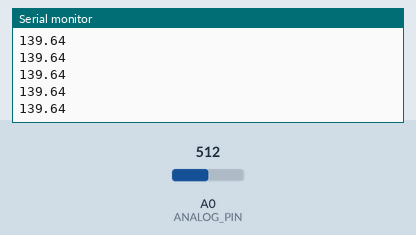
Recording of a sketch running on a simulated Arduino Uno, built with avr-gcc and run on an emulated ATmega328P. Parts: the last lines printed to the serial monitor. The test bench sets the inputs (shaded band); at power-on: A0 (ANALOG_PIN) = 512.

Above: at 1.2 s.
1.3 s: A0 (ANALOG_PIN) set to 716
At 2.2 s:
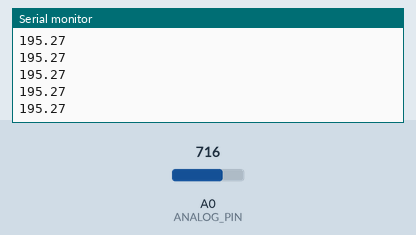
2.8 s: A0 (ANALOG_PIN) set to 900
At 3.7 s:
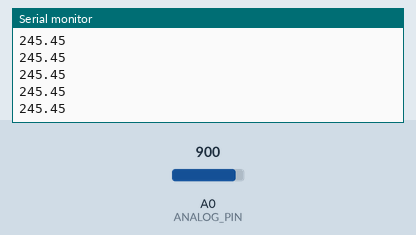
Timing chart, 0 to 5.8 s (numbered marks = the images above; inputs shaded):
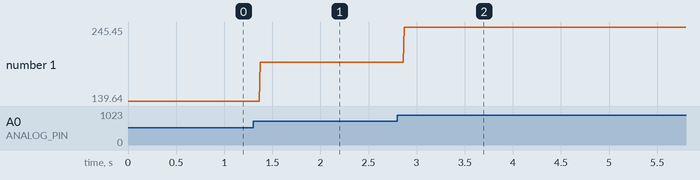

Measured:
- after the input at 1.3 s, the serial monitor: prints a new line after 0.07 s (image 1)
- after the input at 2.8 s, the serial monitor: prints a new line after 0.07 s (image 2)
- plotted number 1: 139.64 → 195.27 after the input at 1.3 s, 195.27 → 245.45 after the input at 2.8 s

The sketch:

Tarea_1.2.ino
```cpp
#define ANALOG_PIN A0
#define MAX_ADC_VALUE 1023
#define MAX_ANGLE 279.0f

// Para obtener el ángulo máximo del pote:
// alpha = 170
// alpha + 180° = 830
// Entonces:
// 660 = 180°
// 1023 = 279°

void setup() {
  Serial.begin(9600);
}

void loop() {
  int sensorValue = analogRead(ANALOG_PIN);
  float angle = sensorValue * MAX_ANGLE / MAX_ADC_VALUE;
  Serial.println(angle);
}
```
